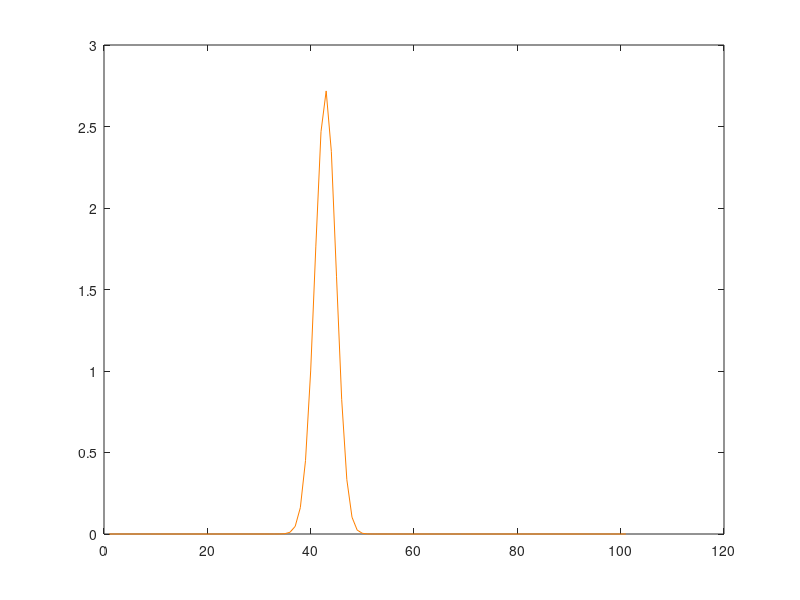

Recreate this plot in MATLAB.
%genreate counts for deTiN LOH
clear
color=jet(8);
power=3;
%for power=1:.5:4
num_points=20;
depth=repmat(100,round(num_points),1);
TiN_V=.25;
AFt=.5;
TiN=[0:0.01:1];

for i=1:num_points

coin=randi([0:1], [1]);
clusters=randi([1,3], [1]);

if clusters==1
    TiN_V=.8;
elseif clusters==2
    TiN_V=.25;
elseif clusters==3
    TiN_V=.1;
end


if coin==1

alt_t(i)=binornd(depth(i),.95);

alt_n(i)=binornd(depth(i),(TiN_V*.5)+.5);

ref_n(i)=depth(i)-alt_n(i);

ref_t(i)=depth(i)-alt_t(i);

else
    
    alt_n(i)=binornd(depth(i),.5-(TiN_V*.5));
    ref_n(i)=depth(i)-alt_n(i);
    
alt_t(i)=binornd(depth(i),.05);

ref_t(i)=depth(i)-alt_t(i);

end

       if coin==1
          pTiN(i,:)=betapdf(.5+(AFt*TiN),alt_n(i)+1,ref_n(i)+1);
          pTiN(i,:)= pTiN(i,:)/sum( pTiN(i,:));
          
       else
           pTiN(i,:)=betapdf(.5-(AFt*TiN),alt_n(i)+1,ref_n(i)+1);
          pTiN(i,:)= pTiN(i,:)/sum( pTiN(i,:)); 
        end
end
pTiN_sum=sum(log(pTiN),1);
pTiN_sum=pTiN_sum+(1-max(pTiN_sum));
plot(exp(pTiN_sum),'Color',color(round(power*2),:))




hold on

pause(.1)
